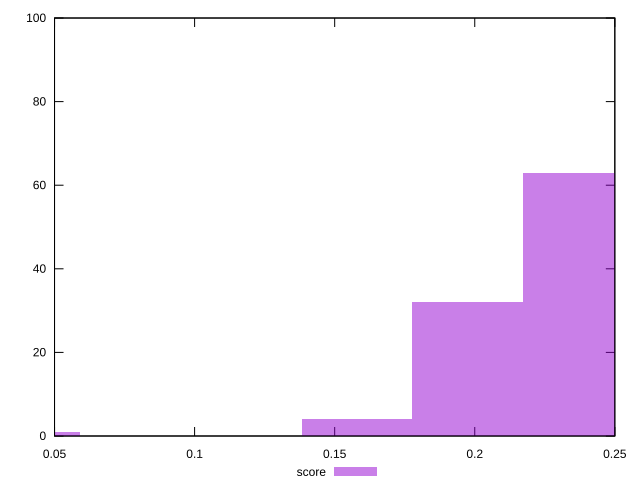

Here is the gnuplot script that generated this plot:
reset

$score <<EOF
0.03947510435749603 1
0.23685062614497618 63
0.19737552178748013 32
0.15790041742998412 4
EOF

set key outside below
set boxwidth 0.03947510435749603
set xrange [0.05:0.25]
set yrange [0:100]
set trange [0:100]
set style fill transparent solid 0.5 noborder
set terminal svg size 640, 490 enhanced background rgb 'white'
set output "reports/report_00032_2021-02-25T10-28-15.087Z/max-potential-fid/samples/music/score/histogram.svg"

plot $score title "score" with boxes

reset
